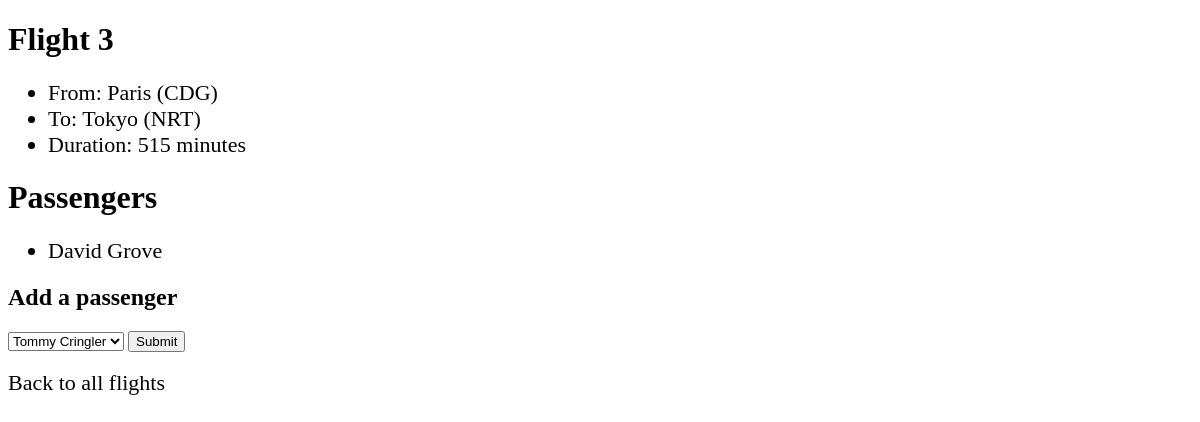
The page /flights/3 on the database its author committed.
### flights/models.py (models this page shows, shortened)
class Flight(models.Model):
    origin = models.ForeignKey(Airport, on_delete=models.CASCADE, related_name="departures")
    destination = models.ForeignKey(Airport, on_delete=models.CASCADE, related_name="arrivals")
    duration = models.IntegerField()

class Airport(models.Model):
    code = models.CharField(max_length=3)
    city = models.CharField(max_length=64)
    def __str__(self):
        return f"{self.city} ({self.code})"

class Passenger(models.Model):
    first = models.CharField(max_length=64)
    last = models.CharField(max_length=64)
    flights = models.ManyToManyField(Flight, blank=True, related_name="passengers")
    def __str__(self):
        return f"{self.first} {self.last}"

### flights/views.py (the view)
# urls.py: path('<int:flight_id>', views.flight, name='flight'),
def flight(request, flight_id):
    flight = Flight.objects.filter(pk=flight_id).first()
    passengers = flight.passengers.all()
    nonPassengers = Passenger.objects.exclude(flights=flight).all()
    return render(request, 'flights/flight.html', {
        'flight': flight,
        'passengers': passengers,
        'nonPassengers': nonPassengers
    })

### flights/templates/flights/flight.html (shortened to what this page needs)
{% extends "flights/layout.html" %}
{% block body %}
    <h1>Flight {{flight.id}}</h1>
    <ul>
        <li>From: {{flight.origin}}</li>
        <li>To: {{flight.destination}}</li>
        <li>Duration: {{flight.duration}} minutes</li>
    </ul>
    <h1>Passengers</h1>
    <ul>
        {% for passenger in passengers %}
            <li>{{passenger}}</li>
        {% empty %}
            <li>No passengers</li>
        {% endfor %}
    </ul>
    <h2>Add a passenger</h2>
    <form action="{% url 'book' flight.id %}" method="POST">
        <select name="passenger">
            {% for passenger in nonPassengers %}
                <option value={{passenger.id}}>{{passenger}}</option>
            {% empty %}
                <option value="">No passengers</option>
            {% endfor %}
        </select>
        <input type="submit">
    </form>
    <br>
    <a href="{% url 'index' %}">Back to all flights</a>
{% endblock %}

### flights/static/flights/styles.css (style rules this page uses)
li,a { font-size: 22px; }
a:link, a:visited { color: #000; text-decoration: none; }

### rows shown on the page
Flight: id "3", origin "Paris (CDG)", destination "Tokyo (NRT)", duration "515"
Passenger: first+last "David Grove"

### other values the page prints
form field passenger "Tommy Cringler"
